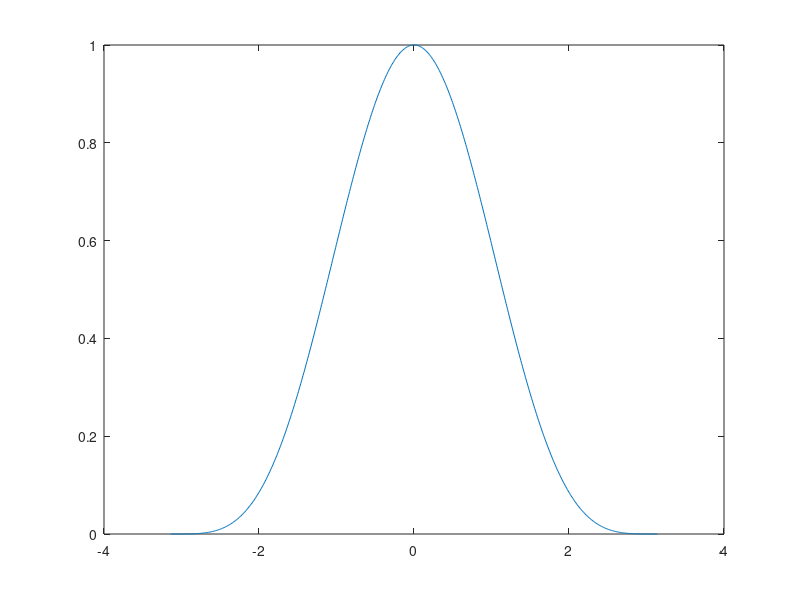

The MATLAB source for this figure:
h = [1 4 6 4 1]/16;
w = -pi:0.01:pi;
H = freqz(h, 1, w);
axis([-pi pi 0 1.2]); grid;
xlabel('w[rad]');
ylabel('|H(w)|');
plot(w, abs(H));
